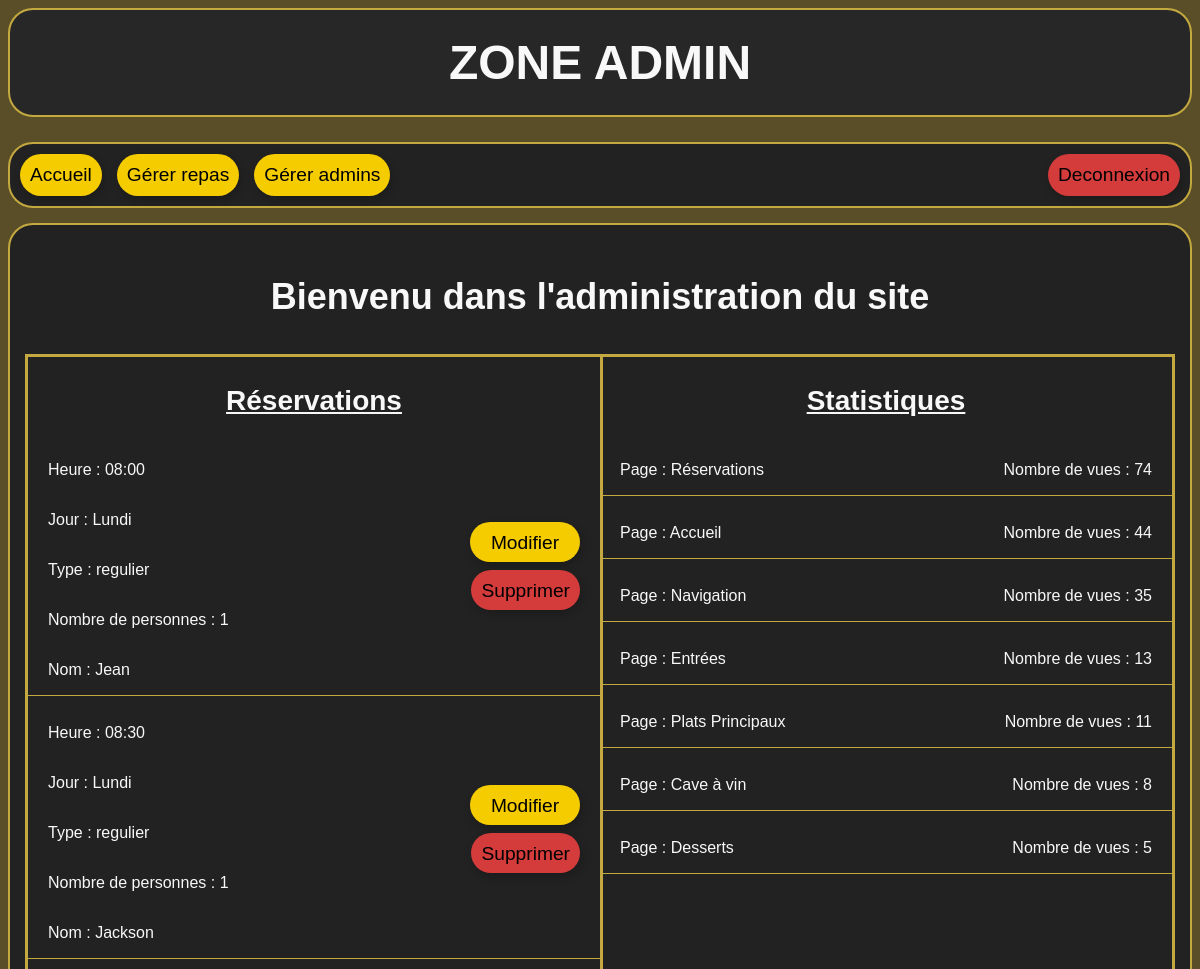
Page /admin/index.php (signed in, upper part) on the earlier database version.
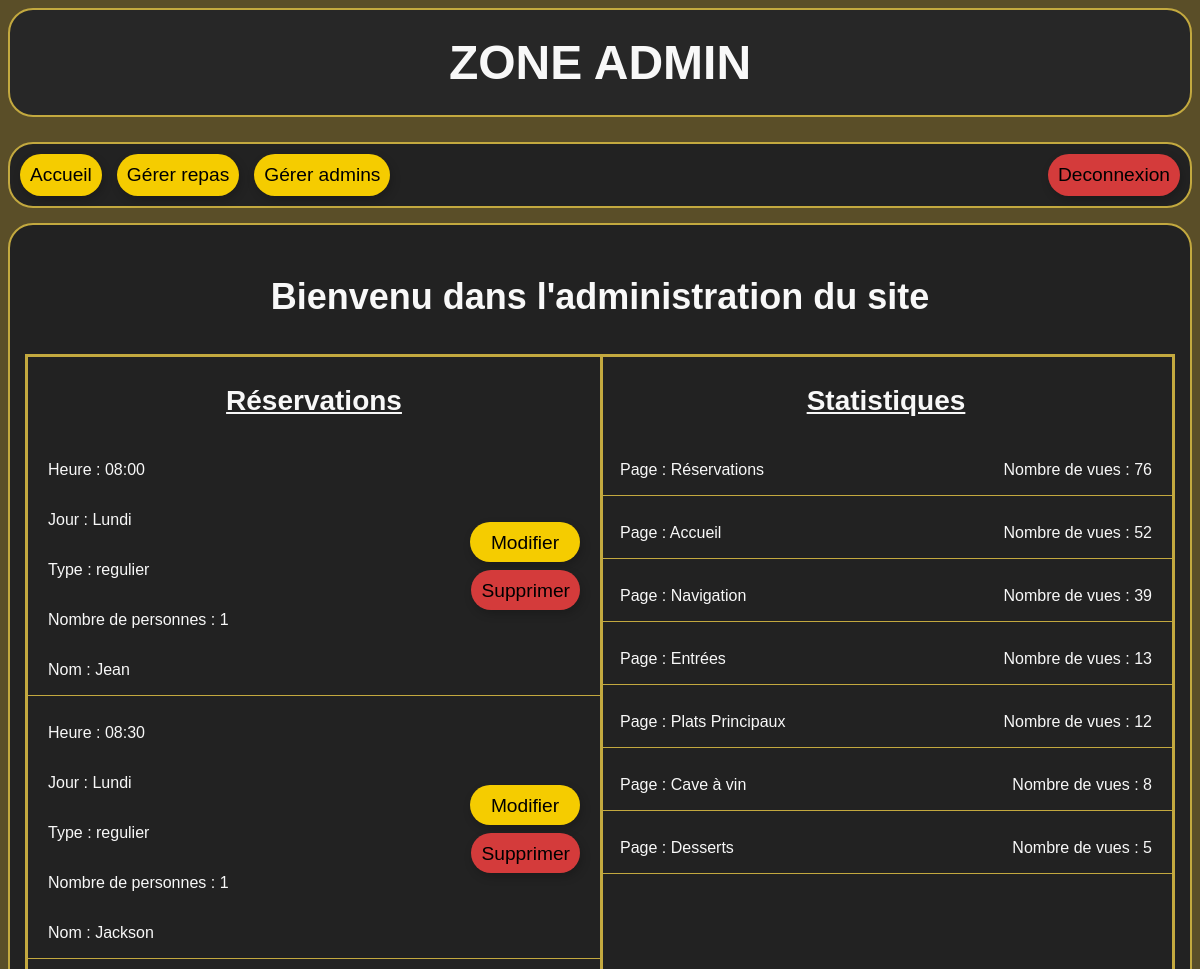
Same page on the later database version.
### tables this page shows
CREATE TABLE "reservations" (
	"id"	INTEGER NOT NULL UNIQUE,
	"jour"	TEXT NOT NULL,
	"type"	TEXT NOT NULL,
	"nom"	TEXT NOT NULL,
	"nb"	INTEGER NOT NULL,
	"temps"	TEXT NOT NULL,
	PRIMARY KEY("id" AUTOINCREMENT)
);

CREATE TABLE "vues" (
	"id"	INTEGER NOT NULL UNIQUE,
	"page"	TEXT NOT NULL UNIQUE,
	"nb"	INTEGER NOT NULL,
	PRIMARY KEY("id" AUTOINCREMENT)
);

### admin/index.php (the view, shortened to what this page needs)
<?php
include "../includes/base.php";
$nb_reservations_par_page = 6;
$page_reservations = $_GET["page"] ?? 1;
$sql = "
    SELECT id, jour, type, nom, nb, temps
    FROM reservations
	ORDER BY
		CASE jour
			WHEN 'Lundi' THEN 1
			WHEN 'Mardi' THEN 2
			WHEN 'Mercredi' THEN 3
			WHEN 'Jeudi' THEN 4
			WHEN 'Vendredi' THEN 5
			WHEN 'Samedi' THEN 6
			WHEN 'Dimanche' THEN 7
			END,
			temps
    LIMIT :limit
    OFFSET :offset
    ";
$stmt = $bdd->prepare($sql);
$stmt->execute([
    ":limit" => $nb_reservations_par_page,
    ":offset" => ($page_reservations - 1) * $nb_reservations_par_page
]);
$les_reservations = $stmt->fetchAll();
$sql = "
    SELECT *
    FROM vues
    ORDER BY nb DESC
    ";
$stmt = $bdd->prepare($sql);
$stmt->execute();
$pages = $stmt->fetchAll();
?>
<!DOCTYPE html>
<html lang="en">
<head>
    <link rel="stylesheet" href="../css/style_admin.css">
</head>
<body>
    <header>
        <h1>Zone admin</h1>
        <nav>
            <a class="changement_page" href="index.php"> Accueil </a>
            <a class="changement_page" href="repas/repas.php"> Gérer repas </a>
            <a class="changement_page" href="employes/gestion_admin.php"> Gérer admins </a>
            <a class="deconnexion" href="deconnexion.php"> Deconnexion </a>
        </nav>
    </header>
    <main>
        <p class="bienvenu">
            Bienvenu dans l'administration du site
        </p>
        <div class="conteneur">
            <div class="reservations">
                <p class="titre-section">Réservations</p>
                <?php foreach ($les_reservations as $une_reservation): ?>
                    <div class="une-reservation">
                        <div class="reservation-infos">
                            <p class="res-heure">Heure : <?= $une_reservation["temps"] ?></p>
                            <p class="res-jour">Jour : <?= $une_reservation["jour"] ?></p>
                            <p class="res-type">Type : <?= $une_reservation["type"] ?></p>
                            <p class="res-nb">Nombre de personnes : <?= $une_reservation["nb"] ?></p>
                            <p class="res-nom">Nom : <?= $une_reservation["nom"] ?></p>
                        </div>
                        <div class="btn-reservation">
                            <a class="modifier"
                                href="modifier_reservation.php?id=<?= $une_reservation['id'] ?>">Modifier</a>
                            <a class="supprimer" href="index.php?supprimer=<?= $une_reservation['id'] ?>">Supprimer</a>
                        </div>
                    </div>
                <?php endforeach ?>
            </div>
            <div class="statistiques">
                <p class="titre-section">Statistiques</p>
                <?php foreach ($pages as $page): ?>
                    <div class="une-statistique">
                        <p>Page : <?= $page["page"] ?></p>
                        <p class="nb-vues"> Nombre de vues : <?= $page["nb"] ?></p>
                    </div>
                <?php endforeach ?>
            </div>
        </div>
    </main>
</body>
</html>

### css/style_admin.css (style rules this page uses)
body { font-family: Arial, Helvetica, sans-serif; background-color: #5a4e28; }
header { text-align: center; }
h1 { margin: 0 0 25px 0; color: #F8F8F8; background-color: #272727; padding: 25px; border-radius: 25px; text-align: center; font-size: 48px; text-transform: uppercase; font-family: 'Raleway', sans-serif; border: 2px solid #C3A93F; }
h2, p.bienvenu { font-size: 36px; color: #F8F8F8; text-align: center; font-family: 'Raleway', sans-serif; }
p { font-family: 'Raleway', sans-serif; }
nav { background-color: #222222; padding: 10px; border-radius: 25px; display: flex; justify-content: center; gap: 15px; margin-bottom: 15px; border: 2px solid #C3A93F; }
.titre-section { font-size: 28px; font-weight: bold; text-decoration: underline; }
.une-reservation, .une-statistique { display: flex; justify-content: space-between; align-items: center; border-bottom: 1px solid #C3A93F; margin-bottom: 12px; padding: 0 20px; }
.une-reservation a { height: 20px; }
a.modifier { width: 90px; }
a, input.modifier, input.ajouter { border: none; padding: 10px; border-radius: 50px; text-decoration: none; color: black; font-size: larger; box-shadow: 2px 4px 10px rgba(0, 0, 0, 0.2); text-align: center; }
.bienvenu { text-align: center; font-size: 38px; font-weight: bold; }

Differences in the rows shown:
changed vues "Réservations": nb "74" → "76"
changed vues "Accueil": nb "44" → "52"
changed vues "Navigation": nb "35" → "39"
changed vues "Plats Principaux": nb "11" → "12"
